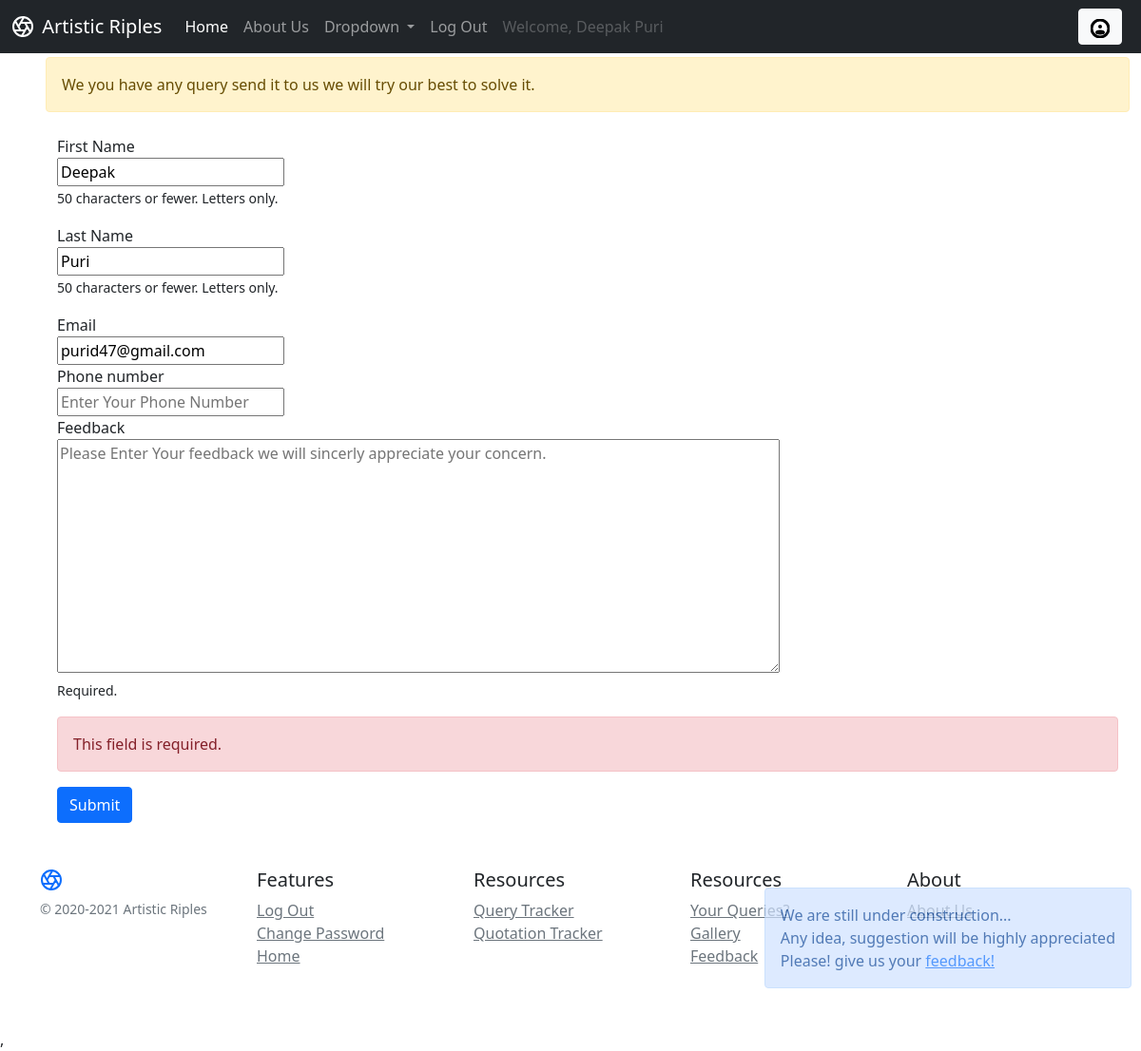
The app's page /contact/feedback/ (signed in) with its own data.
### account/models.py (models this page shows, shortened)
class Account(AbstractBaseUser):
    email = models.EmailField(verbose_name="email", max_length=60, unique=True)
    username = models.CharField(max_length=30, unique=True)
    date_joined = models.DateTimeField(verbose_name='date joined', auto_now_add=True)
    last_login = models.DateTimeField(verbose_name='last login', auto_now=True)
    is_admin = models.BooleanField(default=False)
    is_active = models.BooleanField(default=True)
    is_staff = models.BooleanField(default=False)
    is_superuser = models.BooleanField(default=False)
    first_name = models.CharField(verbose_name="First Name", max_length=50)
    last_name = models.CharField(verbose_name="Last Name", max_length=50)
    USERNAME_FIELD = 'email'
    REQUIRED_FIELDS = ['username', 'first_name', 'last_name']
    objects = MyAccountManager()
    def __str__(self):
        return self.email

### contact/views.py (the view, shortened to what this page needs)
# urls.py: path('feedback/', Feedback.as_view(), name='feedback'),
class Feedback(View):
    def get(self, request, *args, **kwargs):
        default_data = {}
        if request.user.is_authenticated:
            default_data = {'email': request.user.email,
                            'first_name':request.user.first_name,
                            'last_name':request.user.last_name,
                            }
            form = FeedbackForm(default_data)
            return render(request, "contact/contactQuery.html", {'form': form})
        form=FeedbackForm()
        return render(request, "contact/feedbackForm.html", {'form': form})

### contact/forms.py (called while the page is built)
    def clean_first_name(self):
        first_name = self.cleaned_data.get("first_name")
        if  not first_name or EXPRESSION_TO_MATCH_ALPHABET_WITH_SPACE.match(first_name):
            return first_name
        else:
            raise ValidationError("no special character allowed in First Name except space.")

    def clean_last_name(self):
        last_name = self.cleaned_data.get("last_name")
        if not last_name or EXPRESSION_TO_MATCH_ALPHABET_WITH_SPACE.match(last_name):
            return last_name
        else:
            raise ValidationError("no special character allowed in Last Name except space.")

### contact/templates/contact/contactQuery.html (shortened to what this page needs)
{% extends "mainapp/base.html" %}
{% block body %}
<div class="container mx-5">
	<div class="row">
		<div class="alert alert-warning" role="alert">
			We you have any query send it to us we will try our best to solve it.
		</div>
	</div>
	<div class="row">
		<form class="form-horizontal" method="post">{% csrf_token %}
			<fieldset>
				{% for field in form %}
					{% if field.errors %}
						<div class="control-group error">
							<label class="control-label">{{ field.label }}</label>
							<div class="controls">{{ field }}
								{% if field.help_text %}
									<p class="help-inline"><small>{{ field.help_text }}</small></p>
								{% endif %}
								<span class="">
									<div class="alert alert-danger" role="alert">
										  {% for error in  field.errors %}{{ error }}{% endfor %}
										</div>
								</span>
							</div>
						</div>
					{% else %}
						<div class="control-group">
							<label class="control-label">{{ field.label }}</label>
							<div class="controls">{{ field }}
								{% if field.help_text %}
									<p class="help-inline"><small>{{ field.help_text }}</small></p>
								{% endif %}
							</div>
						</div>
					{% endif %}
				{% endfor %}
			</fieldset>
			<div class="form-actions">
				<button type="submit" class="btn btn-primary" >Submit</button>
			</div>
		</form>
	</div>
</div>
{% endblock %}

### mainapp/templates/mainapp/base.html (shortened to what this page needs)
<!doctype html>
<html lang="en">
  <head>
    <link href="https://cdn.jsdelivr.net/npm/bootstrap@5.0.0-beta1/dist/css/bootstrap.min.css" rel="stylesheet">
  </head>
  <body>
<div class="alert alert-primary" id="divfix" role="alert">
  We are still under construction...<br/> Any idea, suggestion will be highly appreciated <br/> Please! give us your <a href="/contact/feedback">feedback!</a>
</div>
	<header class="site-header sticky-top py-1">
  <nav class="navbar navbar-expand-lg navbar-dark bg-dark" style="margin-top:-4px">
  <div class="container-fluid">
   <a class="py-2" href="/productview" aria-label="Product">
    </a>&nbsp;&nbsp;
    <a class="navbar-brand" href="/">Artistic Riples</a>
    <div class="collapse navbar-collapse" id="navbarSupportedContent">
      <ul class="navbar-nav me-auto mb-2 mb-lg-0">
        <li class="nav-item">
          <a class="nav-link active" aria-current="page" href="/">Home</a>
        </li>
        <li class="nav-item">
          <a class="nav-link" href="/about">About Us</a>
        </li>
        <li class="nav-item dropdown">
          <a class="nav-link dropdown-toggle" href="#" id="navbarDropdown" role="button" data-bs-toggle="dropdown" aria-expanded="false">
            Dropdown
          </a>
        </li>
        <li class="nav-item">
			{% if user.is_authenticated %}
				<a class="nav-link " href="/customer/logout" tabindex="-1" aria-disabled="false">Log Out</a>
			{% else %}
				<a class="nav-link " href="/customer/register" tabindex="-1" aria-disabled="false">Sign Up</a>
			{% endif %}
        </li>
		<li>
		 <li class="nav-item">
			{% if user.is_authenticated %}
				<a class="nav-link disabled" href="#" tabindex="-1" aria-disabled="true">Welcome, {{request.user.first_name}} {{request.user.last_name}}</a>
			{% else %}
				<a class="nav-link " href="/customer/login" tabindex="-1" aria-disabled="false">Log In</a>
			{% endif %}
        </li>
      </ul>
		{% if user.is_authenticated %}
			<a tabindex="0" type="button" role="button" class="btn btn-light mx-2" id="popOverUserProfile" data-bs-container="body" data-bs-toggle="popover"  data-bs-placement="bottom" data-bs-html=true data-bs-content="{{request.user.username}}">
				<svg height="20" width="20">
					<circle cx="10" cy="10" r="9" stroke="black" stroke-width="3" fill="white" />
					<circle cx="10" cy="8" r="2" stroke="black" stroke-width="0" fill="black" />
					<ellipse cx="10" cy="14" rx="5" ry="2.5" stroke-width="0" fill="black" />
				</svg>
			</a>
		{% endif %}
    </div>
  </div>
</nav>
</header>
    {% block body %}
	{% endblock %}
<footer class="site-footer container py-5">
  <div class="row">
    <div class="col-12 col-md">
   <a class="py-2" href="/productview" aria-label="Product">
	  </a>
      <small class="d-block mb-3 text-muted">&copy; 2020-2021 Artistic Riples</small>
    </div>
    <div class="col-6 col-md">
      <h5>Features</h5>
      <ul class="list-unstyled text-small">
        <li>{% if user.is_authenticated %}
				<a class="link-secondary " href="/customer/logout" tabindex="-1" aria-disabled="false">Log Out</a>
			{% else %}
				<a class="link-secondary " href="/customer/register" tabindex="-1" aria-disabled="false">Sign Up</a>
			{% endif %}</li>
        <li>{% if user.is_authenticated %}
				<a class="link-secondary " href="/customer/change_password" class='btn btn-primary' id="Customerlogout">Change Password</a>
			{% else %}
				<a class="link-secondary " href="/customer/login" tabindex="-1" aria-disabled="false">Log In</a>
			{% endif %}</li>
        <li><a class="link-secondary" aria-current="page" href="/">Home</a></li>
      </ul>
    </div>
    <div class="col-6 col-md">
      <h5>Resources</h5>
      <ul class="list-unstyled text-small">
		<li><a class="link-secondary" href="/contact/tracker">Query Tracker</a></li>
		<li><a class="link-secondary" href="/quotationtracking">Quotation Tracker</a></li>
      </ul>
    </div>
    <div class="col-6 col-md">
      <h5>Resources</h5>
      <ul class="list-unstyled text-small">
		<li><a class="link-secondary" href="/contact/query">Your Queries?</a></li>
		<li><a class="link-secondary" href="/gallery">Gallery</a></li>
		<li><a class="link-secondary" href="/contact/feedback">Feedback</a></li>
      </ul>
    </div>
    <div class="col-6 col-md">
      <h5>About</h5>
      <ul class="list-unstyled text-small">
        <li><a class="link-secondary" href="/about">About Us</a></li>
      </ul>
    </div>
  </div>
</footer>
  </body>
</html>,

### mainapp/templates/mainapp/base.html (style rules this page uses)
#divfix { bottom: 50px; right: 10px; position: fixed; opacity: 0.7; }

### records on screen
Account: user.first_name "Deepak", user.last_name "Puri", form "Deepak" "Puri" "purid47@gmail.com"

### other values on screen
{{ field.label }} "First Name" "Last Name" "Email" "Phone number"
{{ field.help_text }} "50 characters or fewer. Letters only." "50 characters or fewer. Letters only."
{{ field.label }} "Feedback"
{{ field.help_text }} "Required."
{{ error }} "This field is required."
